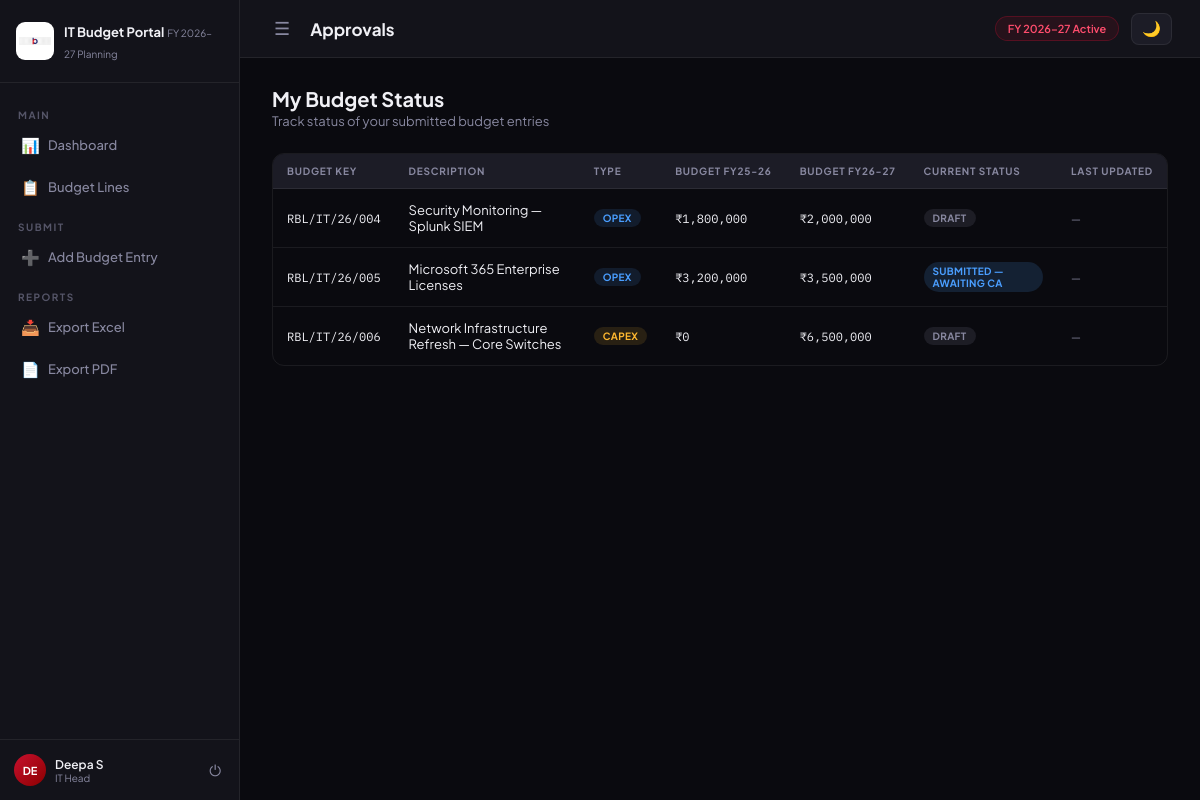
/approval/ (signed in), run on the app's committed database.
### app/models.py (models this page shows, shortened)
class User(Base):
    __tablename__ = "users"
    id = Column(Integer, primary_key=True, index=True)
    full_name  = Column(String(100), nullable=False)
    email      = Column(String(150), unique=True, nullable=False, index=True)
    password   = Column(String(255), nullable=False)
    role = Column(Enum(UserRole), nullable=False, default=UserRole.IT_HEAD)
    department = Column(String(100), nullable=True)
    spoc_email = Column(String(150), nullable=True)
    cost_code  = Column(String(50), nullable=True)
    is_active  = Column(Boolean, default=True)
    created_at = Column(DateTime(timezone=True), server_default=func.now())
    budget_lines = relationship("BudgetLine", back_populates="submitted_by_user")
    approvals    = relationship("Approval", back_populates="action_by_user")

class BudgetLine(Base):
    __tablename__ = "budget_lines"
    id = Column(Integer, primary_key=True, index=True)
    budget_key_current  = Column(String(50), unique=True, nullable=False)
    budget_key_previous = Column(String(50), nullable=True)
    old_new = Column(Enum(OldNew), nullable=False)
    business_name = Column(String(100), nullable=False)
    cost_code     = Column(String(50), nullable=False)
    submitted_by  = Column(Integer, ForeignKey("users.id"), nullable=False)
    expense_sub_type    = Column(Enum(ExpenseSubType), nullable=False)
    description         = Column(String(200), nullable=False)
    expense_description = Column(Text, nullable=True)
    application_platform = Column(String(100), nullable=True)
    vendor_name          = Column(String(100), nullable=True)
    resource_count       = Column(Integer, nullable=True)
    budget_amt_current_fy   = Column(Float, nullable=False)
    projected_consumption   = Column(Float, nullable=False)
    budget_amt_next_fy      = Column(Float, nullable=False)
    diff_a_minus_b          = Column(Float, nullable=True)   # A - B
    diff_c_minus_b          = Column(Float, nullable=True)   # C - B
    diff_c_minus_a          = Column(Float, nullable=True)   # C - A
    detailed_reasoning = Column(Text, nullable=True)
    status     = Column(Enum(BudgetStatus), default=BudgetStatus.DRAFT, nullable=False)
    created_at = Column(DateTime(timezone=True), server_default=func.now())
    updated_at = Column(DateTime(timezone=True), onupdate=func.now())
    submitted_by_user = relationship("User", back_populates="budget_lines")
    approvals         = relationship("Approval", back_populates="budget_line")

### app/routers/approval_router.py (the view)
@router.get("/", response_class=HTMLResponse)
async def approval_page(request: Request, db: Session = Depends(get_db)):
    user = await get_user_from_cookie(request, db)
    if not user:
        return RedirectResponse(url="/auth/login")
    if user.role == models.UserRole.ADMIN:
        pending = db.query(models.BudgetLine).filter(
            models.BudgetLine.status == models.BudgetStatus.SUBMITTED
        ).order_by(models.BudgetLine.created_at.desc()).all()
    elif user.role == models.UserRole.SUPER_ADMIN:
        pending = db.query(models.BudgetLine).filter(
            models.BudgetLine.status == models.BudgetStatus.ADMIN_APPROVED
        ).order_by(models.BudgetLine.created_at.desc()).all()
    else:
        pending = db.query(models.BudgetLine).filter(
            models.BudgetLine.submitted_by == user.id
        ).order_by(models.BudgetLine.created_at.desc()).all()
    return templates.TemplateResponse("approval/index.html", {
        "request": request,
        "user": user, "pending": pending, "active_page": "approval"
    })

### app/templates/approval/index.html (shortened to what this page needs)
{% extends "base.html" %}
{% block page_title %}Approvals{% endblock %}
{% block content %}
<div class="page-header">
  <div class="page-header-left">
    <h2>
      {% if user.role == 'admin' %}Pending CA Review
      {% elif user.role == 'super_admin' %}Pending CEO Approval
      {% else %}My Budget Status
      {% endif %}
    </h2>
    <p>
      {% if user.role == 'admin' %}Review submitted entries and forward to CEO
      {% elif user.role == 'super_admin' %}CA-verified entries awaiting your final approval
      {% else %}Track status of your submitted budget entries
      {% endif %}
    </p>
  </div>
</div>
{% if pending %}
  {% if user.role == 'it_head' %}
  <div class="table-wrap">
    <table>
      <thead>
        <tr>
          <th>Budget Key</th>
          <th>Description</th>
          <th>Type</th>
          <th>Budget FY25-26</th>
          <th>Budget FY26-27</th>
          <th>Current Status</th>
          <th>Last Updated</th>
        </tr>
      </thead>
      <tbody>
        {% for line in pending %}
        <tr>
          <td class="mono">{{ line.budget_key_current }}</td>
          <td>{{ line.description }}</td>
          <td><span class="badge badge-{{ line.expense_sub_type.value }}">{{ line.expense_sub_type.value.upper() }}</span></td>
          <td class="mono">₹{{ "{:,.0f}".format(line.budget_amt_current_fy) }}</td>
          <td class="mono">₹{{ "{:,.0f}".format(line.budget_amt_next_fy) }}</td>
          <td>
            {% set s = line.status.value %}
            {% if s == 'draft' %}<span class="badge badge-draft">Draft</span>
            {% elif s == 'submitted' %}<span class="badge badge-submitted">Submitted — Awaiting CA</span>
            {% elif s == 'admin_approved' %}<span class="badge badge-admin-app">CA Approved — Awaiting CEO</span>
            {% elif s == 'final_approved' %}<span class="badge badge-approved">✓ Final Approved</span>
            {% elif s == 'rejected_by_admin' %}<span class="badge badge-rejected">Rejected by CA</span>
            {% else %}<span class="badge badge-rejected">Rejected by CEO</span>{% endif %}
          </td>
          <td style="font-size:11px;color:var(--text-muted);">
            {{ line.updated_at.strftime('%d %b %Y') if line.updated_at else '—' }}
          </td>
        </tr>
        {% endfor %}
      </tbody>
    </table>
  </div>
  {% endif %}
{% endif %}
{% endblock %}

### app/templates/base.html (shortened to what this page needs)
<!DOCTYPE html>
<html lang="en" data-theme="dark">
<head>
  <link rel="stylesheet" href="/static/css/style.css"/>
</head>
<body>
<aside class="sidebar" id="sidebar">
  <div class="sidebar-logo">
   <img src="/static/images/rbl-logo.png"
     alt="RBL Bank"
     style="width:38px;height:38px;border-radius:9px;object-fit:contain;background:white;padding:3px;">
    <div class="sidebar-logo-text">
      <span class="logo-title">IT Budget Portal</span>
      <span class="logo-sub">FY 2026–27 Planning</span>
    </div>
  </div>
  <nav class="sidebar-nav">
    <div class="nav-section-label">Main</div>
    <a href="/dashboard/" class="nav-item {% if active_page == 'dashboard' %}active{% endif %}">
      <span class="nav-icon">📊</span> Dashboard
    </a>
    <a href="/budget/" class="nav-item {% if active_page == 'budget' %}active{% endif %}">
      <span class="nav-icon">📋</span> Budget Lines
    </a>
    {% if user.role == 'it_head' %}
    <div class="nav-section-label">Submit</div>
    <a href="/budget/new" class="nav-item {% if active_page == 'new_entry' %}active{% endif %}">
      <span class="nav-icon">➕</span> Add Budget Entry
    </a>
    {% endif %}
    <div class="nav-section-label">Reports</div>
    <a href="#" class="nav-item" onclick="showToast('📥 Excel export — coming in full build!','info'); return false;">
      <span class="nav-icon">📥</span> Export Excel
    </a>
    <a href="#" class="nav-item" onclick="showToast('📄 PDF report — coming in full build!','info'); return false;">
      <span class="nav-icon">📄</span> Export PDF
    </a>
  </nav>
  <div class="sidebar-footer">
    <div class="user-block">
      <div class="user-avatar">{{ user.full_name[:2].upper() }}</div>
      <div class="user-info">
        <div class="user-name">{{ user.full_name }}</div>
        <div class="user-role">
          {% if user.role == 'it_head' %}IT Head
          {% elif user.role == 'admin' %}Admin (CA)
          {% else %}CEO{% endif %}
        </div>
      </div>
      <a href="/auth/logout" class="logout-btn" title="Logout">⏻</a>
    </div>
  </div>
</aside>
<div class="main-wrapper">
  <header class="topbar">
    <div class="topbar-left">
      <button class="menu-toggle" onclick="toggleSidebar()" title="Toggle Menu">☰</button>
      <h1 class="topbar-title">{% block page_title %}Dashboard{% endblock %}</h1>
    </div>
    <div class="topbar-right">
      <span class="fy-badge">FY 2026–27 Active</span>
      <button class="theme-toggle" onclick="toggleTheme()" title="Toggle Dark/Light Mode" id="themeBtn">🌙</button>
    </div>
  </header>
  <main class="page-content">
    {% block content %}{% endblock %}
  </main>
</div>
</body>
</html>

### data on the page
User: full_name "DE", full_name "Deepa S"
BudgetLine: budget_key_current "RBL/IT/26/004", description "Security Monitoring — Splunk SIEM", expense_sub_type.value "OPEX", budget_amt_current_fy "1,800,000", budget_amt_next_fy "2,000,000", shows "DRAFT", updated_at "—"
BudgetLine: budget_key_current "RBL/IT/26/005", description "Microsoft 365 Enterprise Licenses", expense_sub_type.value "OPEX", budget_amt_current_fy "3,200,000", budget_amt_next_fy "3,500,000", shows "SUBMITTED — AWAITING CA", updated_at "—"
BudgetLine: budget_key_current "RBL/IT/26/006", description "Network Infrastructure Refresh — Core Switches", expense_sub_type.value "CAPEX", budget_amt_current_fy "0", budget_amt_next_fy "6,500,000", shows "DRAFT", updated_at "—"
